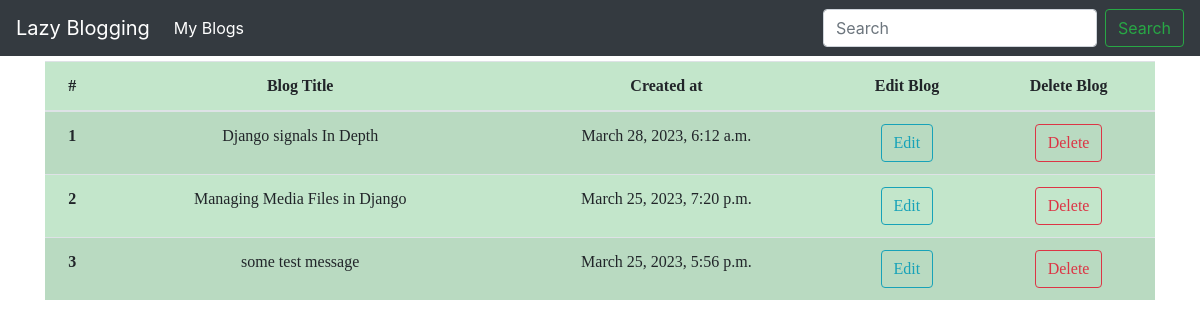
Screenshot of /my_blog/ (signed in) with the database file from the repository.
### src/models.py (models this page shows, shortened)
class Blog(models.Model):
       title = models.CharField(max_length=1000)
       author = models.ForeignKey(User, on_delete=models.CASCADE)
       thumbnail  = models.ImageField(upload_to ='thumbnails/', null=True , blank=True)
       content = FroalaField()
       created_at = models.DateTimeField(auto_now_add=True)
       updated_at = models.DateTimeField(auto_now=True)

### src/views.py (the view)
# urls.py: path("my_blog/", ListingBlogView.as_view(), name="my_blog"),
class ListingBlogView(View):
  def get(self, request):
    login_user = request.user
    blog_obj = Blog.objects.filter(author__id = login_user.id).order_by("-created_at")
    return render(request, 'my_blog.html', context = {"blog_obj": blog_obj})

### src/templates/my_blog.html (shortened to what this page needs)
{% extends 'base.html' %}
{% block  content  %}
<table class="table table-success table-striped">
              <thead>
                <tr>
                  <th scope="col">#</th>
                  <th scope="col">Blog Title</th>
                  <th scope="col">Created at</th>
                  <th scope="col">Edit Blog</th>
                  <th scope="col"> Delete Blog</th>
                </tr>
              </thead>
              <tbody>
              {% for  blog in blog_obj %}
                <tr>
                  <th scope="row">{{forloop.counter}}</th>
                  <td>{{blog.title}}</td>
                  <td>{{blog.created_at}}</td>
                  <td><a type="button"  class="btn btn-outline-info" href="#">Edit</a></td>
                  <td><a type="button" onclick="return myFunction()" class="btn btn-outline-danger" href="{% url 'delete_blog' pk=blog.id %}">Delete</a></td>
                </tr>
              {% endfor %}
              </tbody>
</table>
{% endblock content %}

### rows the page displays
Blog: title "Django signals In Depth", created_at "March 28, 2023, 6:12 a.m."
Blog: title "Managing Media Files in Django", created_at "March 25, 2023, 7:20 p.m."
Blog: title "some test message", created_at "March 25, 2023, 5:56 p.m."
